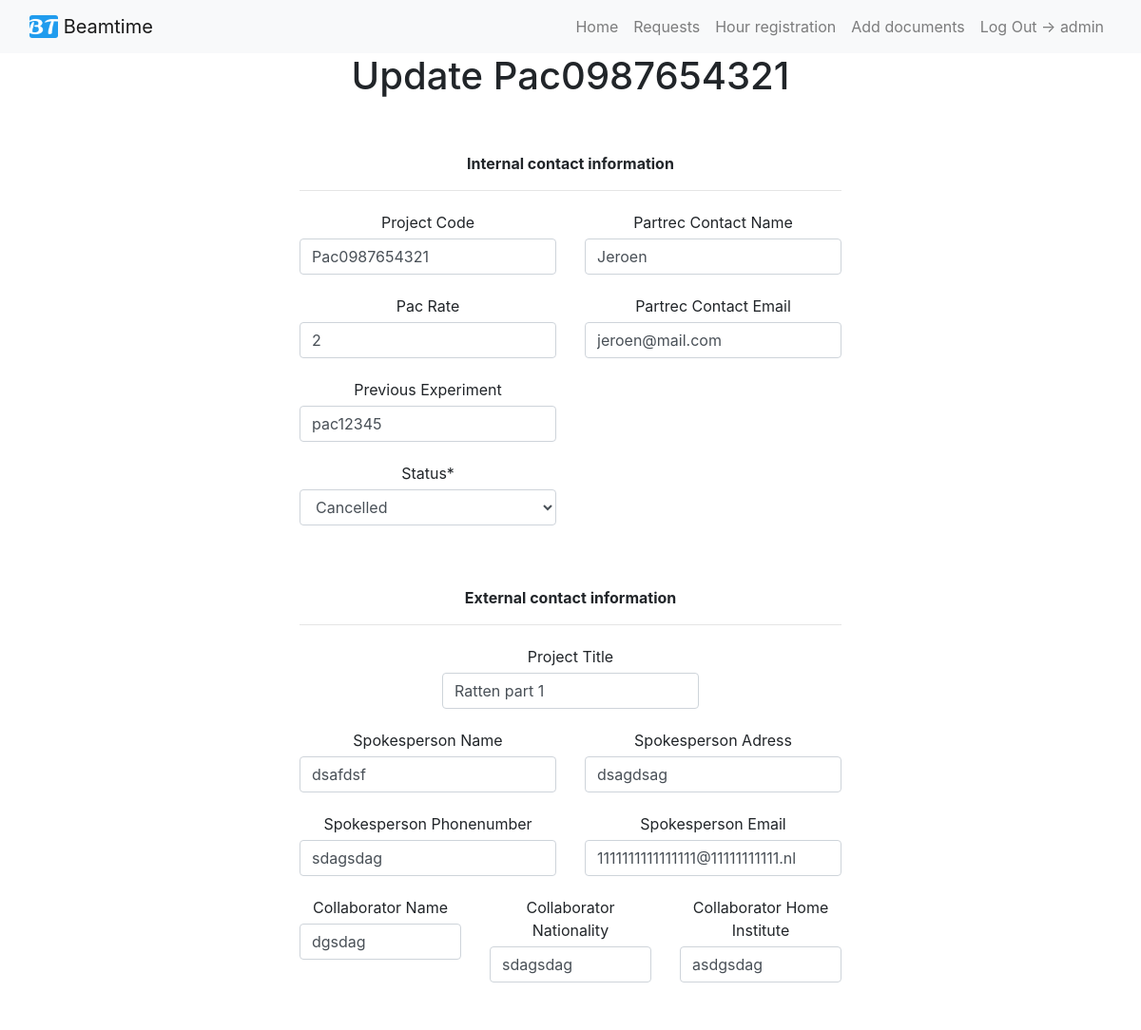
The app's page /beamrequest/Pac0987654321/update/ (signed in, upper part), older data.
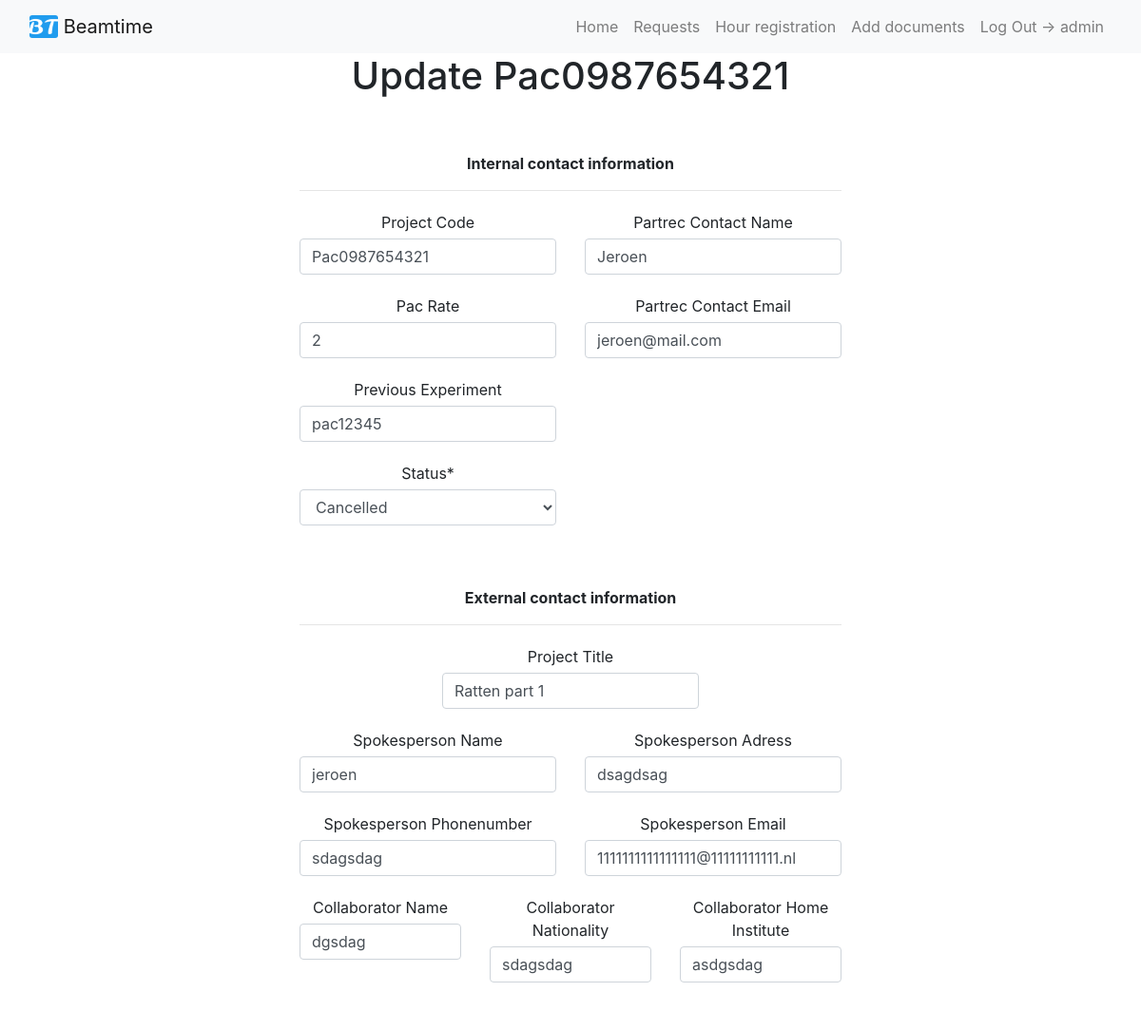
The same page, newer data.
### beamrequest/models.py (models this page shows, shortened)
class CreateBeamRequestModel(models.Model):
	SELECT		= 'Select'
	REQUEST		= 'Request'
	TENTATIVE	= 'Tentavive'
	ACCEPTED	= 'Accepted'
	CONFIRMED	= 'Confirmed'
	CANCELLED	= 'Cancelled'
	COMPLETED	= 'Completed'
	QUEUED		= 'Queued'
	STATUS_CHOICES = [
		(SELECT, ('Select an option')),
		(REQUEST, ('Request')),
		(TENTATIVE, ('Tentative')),
		(ACCEPTED,  ('Accepted')),
		(CONFIRMED, ('Confirmed')),
		(CANCELLED, ('Cancelled')),
		(COMPLETED, ('Completed')),
		(QUEUED, ('Queued')),
	]
	DIFBEAMS_CHOICES = [tuple([x,x]) for x in range(1,5)]
	SHIFTS_CHOICES = [tuple([x,x]) for x in range(1,17)]
	Project_Code = models.CharField(unique=True, max_length=20, blank = True)
	Pac_Rate = models.CharField(max_length=10, blank = True)
	Partrec_Contact_Name = models.CharField(max_length=50, blank = True)
	Partrec_Contact_Email = models.EmailField(blank = True)
	Previous_Experiment = models.CharField(max_length=200, blank = True)
	Status = models.CharField(max_length=25, choices=STATUS_CHOICES, default='SELECT')
	Project_Title = models.CharField(max_length=100, blank = True)
	Spokesperson_Name = models.CharField(max_length=50, blank = True)
	Spokesperson_Adress = models.CharField(max_length=50, blank = True)
	Spokesperson_Phonenumber = models.CharField(max_length=20, blank = True)
	Spokesperson_Email = models.EmailField(blank = True)
	Collaborator_Name = models.TextField(blank = True)
	Collaborator_Nationality = models.TextField(blank = True)
	Collaborator_Home_Institute = models.TextField(blank = True)
	Different_Beams = models.IntegerField(choices=DIFBEAMS_CHOICES, default='1')
	Shifts = models.IntegerField(choices=SHIFTS_CHOICES, default='1')
	Ion_Species = models.ForeignKey(IonSpecies, on_delete=models.CASCADE)
	Energy = ChainedForeignKey(Energys, chained_field="Ion_Species", chained_model_field="Ion_Species",	show_all=False,	auto_choose=True)
	Flux = models.CharField(max_length=50, blank = True, null = True)
	Start_Date = models.DateTimeField(blank = True, null=True)
	End_Date = models.DateTimeField(blank = True, null=True)
	Requiered_Equipment = models.TextField(blank = True)
	Special_Requirements = models.TextField(blank = True)
	Special_Safety_Procedures = models.TextField(blank = True)
	Lab_Support_Requirements = models.TextField(blank = True)
	Funded = models.TextField(blank = True)
	Summary = models.TextField(blank = True)

### beamrequest/views.py (the view)
# urls.py: path('<str:Project_Code>/update/', beam_request_update_page, name='update'),
@staff_member_required
def beam_request_update_page(request, Project_Code):
    obj = get_object_or_404(CreateBeamRequestModel, Project_Code = Project_Code)
    form = CreateBeamRequestForm(request.POST or None, instance=obj)
    if form.is_valid():
        print(form.cleaned_data)
        form.save()
        return redirect('/beamrequest/home/')
    template_name = 'request/update.html'
    context = {"title": f"Update {obj.Project_Code}", 'form': form }
    return render(request, template_name, context)

### beamrequest/models.py (called while the page is built)
	def __str__(self):
		return self.Name

	def __str__(self):
		return self.Name

### templates/request/update.html (shortened to what this page needs)
{% extends 'base.html' %}
{% load crispy_forms_tags %}
{% block content %}
	<form method="post" novalidate>
		<br><br>
		<b>Internal contact information</b>
		<hr class="divider"></hr>
		<div class="row">
			<div class="col-6">
			 {{ form.Project_Code|as_crispy_field }}
			</div>
			<div class="col-6">
			 {{ form.Partrec_Contact_Name|as_crispy_field }}
		 </div>
		</div>
		<div class="row">
			<div class="col-6">
			 {{ form.Pac_Rate|as_crispy_field }}
			</div>
			<div class="col-6">
			 {{ form.Partrec_Contact_Email|as_crispy_field }}
		 </div>
		</div>
		<div class="row">
			<div class="col-6">
			 {{ form.Previous_Experiment|as_crispy_field }}
			</div>
			<div class="col-6">
		 </div>
		</div>
		<div class="row">
			<div class="col-6">
			 {{ form.Status|as_crispy_field }}
			</div>
			<div class="col-6">
		 </div>
		</div>
		<br><br>
		<b>External contact information</b>
		<hr class="divider"></hr>
		<div class="row justify-content-center">
		 <div class="col-6">
			{{ form.Project_Title|as_crispy_field }}
		 </div>
		</div>
		<div class="row">
		 <div class="col-6">
			{{ form.Spokesperson_Name|as_crispy_field }}
		 </div>
		 <div class="col-6">
			{{ form.Spokesperson_Adress|as_crispy_field }}
		 </div>
		</div>
		<div class="row">
		 <div class="col-6">
			{{ form.Spokesperson_Phonenumber|as_crispy_field }}
		 </div>
		 <div class="col-6">
			{{ form.Spokesperson_Email|as_crispy_field }}
		 </div>
		</div>
		<div class="row">
		 <div class="col-4">
			{{ form.Collaborator_Name|as_crispy_field }}
		 </div>
		 <div class="col-4">
			{{ form.Collaborator_Nationality|as_crispy_field }}
		 </div>
		 <div class="col-4">
			{{ form.Collaborator_Home_Institute|as_crispy_field }}
		 </div>
		</div>
		 <br><br>
	</form>
<br>
{% endblock %}

Row changes from the older to the newer data that the page shows:
changed CreateBeamRequestModel "Pac0987654321": Spokesperson_Name "dsafdsf" → "jeroen"
